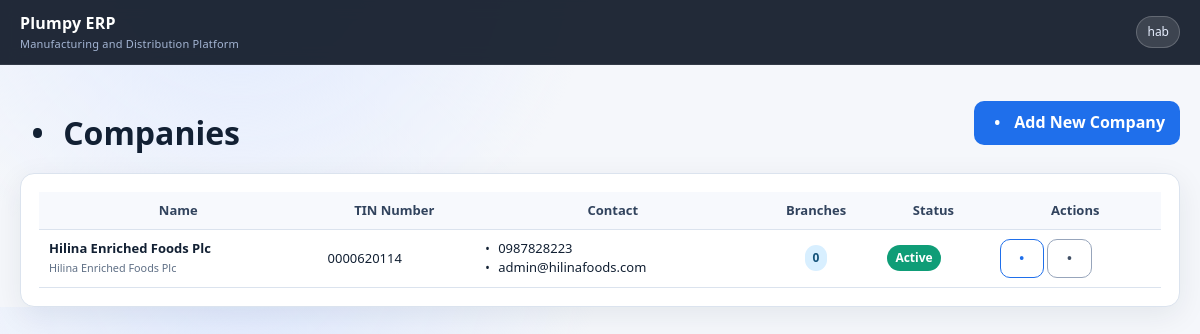
The page /company/list/ (signed in) on the database as committed earlier.
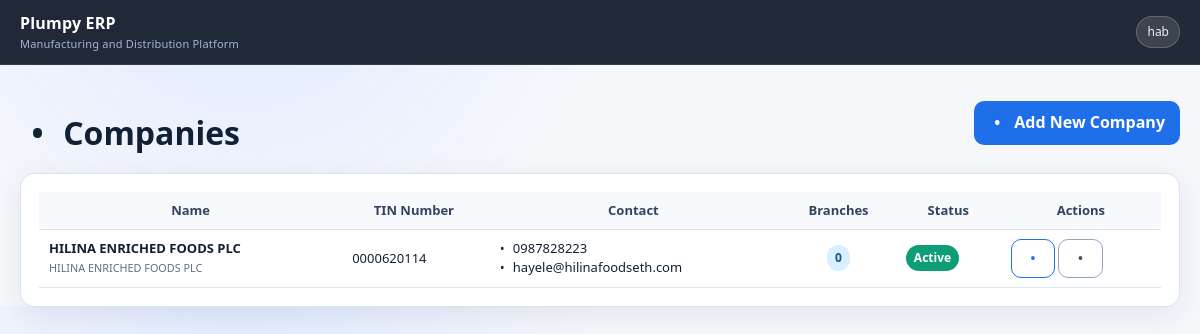
The same page on the database as committed later.
### apps/company/models.py (models this page shows, shortened)
class Company(models.Model):
    name = models.CharField(max_length=200)
    legal_name = models.CharField(max_length=200, blank=True)
    tin_number = models.CharField(
        max_length=50,
        unique=True,
        verbose_name="TIN Number",
        help_text="Tax Identification Number"
    )
    registration_number = models.CharField(
        max_length=50,
        blank=True,
        verbose_name="Registration Number",
        help_text="Business registration number"
    )
    address = models.TextField()
    city = models.CharField(max_length=100, blank=True, default="Addis Ababa")
    country = models.CharField(max_length=100, blank=True, default="Ethiopia")
    phone = models.CharField(max_length=20)
    email = models.EmailField()
    website = models.URLField(blank=True, verbose_name="Website")
    logo = models.ImageField(upload_to='company/logo/', blank=True, null=True)
    fiscal_year_start = models.DateField(
        null=True,
        blank=True,
        help_text="Start date of fiscal year (e.g., July 1)"
    )
    fiscal_year_end = models.DateField(
        null=True,
        blank=True,
        help_text="End date of fiscal year (e.g., June 30)"
    )
    base_currency = models.CharField(
        max_length=3,
        default="ETB",
        help_text="Base currency code (ETB, USD, etc.)"
    )
    is_active = models.BooleanField(default=True)
    created_at = models.DateTimeField(auto_now_add=True)
    updated_at = models.DateTimeField(auto_now=True)
    created_by = models.ForeignKey(
        User,
        on_delete=models.SET_NULL,
        null=True,
        blank=True,
        related_name='created_companies'
    )
    class Meta:
        verbose_name = "Company"
        verbose_name_plural = "Companies"
        ordering = ['name']
        indexes = [
            models.Index(fields=['tin_number']),
            models.Index(fields=['is_active']),
        ]

### apps/company/views.py (the view)
# urls.py: path('list/', views.company_list, name='list'),  # URL name is 'list', not 'company_list'
@login_required
def company_list(request):
    companies = Company.objects.filter(is_active=True).annotate(
        branch_count=Count('branches')
    ).order_by('name')
    return render(request, 'company/company_list.html', {'companies': companies})

### apps/company/context_processors.py (called while the page is built)
def company_context(request):
    context = {}
    company_id = request.session.get('current_company_id')
    if company_id:
        try:
            company = Company.objects.get(id=company_id, is_active=True)
            context['current_company'] = company
            request.company = company  # Set on request for backward compatibility
        except Company.DoesNotExist:
            context['current_company'] = None
            if 'current_company_id' in request.session:
                del request.session['current_company_id']
            if 'current_company_name' in request.session:
                del request.session['current_company_name']
    else:
        context['current_company'] = None
    context['available_companies'] = Company.objects.filter(is_active=True)
    return context

### apps/company/templates/company/company_list.html (shortened to what this page needs)
{% extends 'base.html' %}
{% load humanize %}
{% block content %}
<div class="d-flex justify-content-between align-items-center mb-4">
    <h1 class="h3 mb-0">
        <i class="bi bi-building me-2"></i>Companies
    </h1>
    <div>
        <a href="{% url 'company:create' %}" class="btn btn-primary">
            <i class="bi bi-plus-circle me-1"></i> Add New Company
        </a>
    </div>
</div>
<div class="card shadow-sm">
    <div class="card-body p-0">
        <div class="table-responsive">
            <table class="table table-hover align-middle mb-0">
                <thead class="table-light">
                    <tr>
                        <th>Name</th>
                        <th>TIN Number</th>
                        <th>Contact</th>
                        <th>Branches</th>
                        <th>Status</th>
                        <th>Actions</th>
                    </tr>
                </thead>
                <tbody>
                    {% for company in companies %}
                    <tr>
                        <td>
                            <strong>{{ company.name }}</strong>
                            {% if company.legal_name %}
                            <br><small class="text-muted">{{ company.legal_name }}</small>
                            {% endif %}
                        </td>
                        <td>{{ company.tin_number|default:"—" }}</td>
                        <td>
                            <i class="bi bi-telephone me-1 small"></i>{{ company.phone|default:"—" }}<br>
                            <i class="bi bi-envelope me-1 small"></i>{{ company.email|default:"—" }}
                        </td>
                        <td class="text-center">
                            <span class="badge bg-info">{{ company.branches.all|length }}</span>
                        </td>
                        <td>
                            {% if company.is_active %}
                            <span class="badge bg-success">Active</span>
                            {% else %}
                            <span class="badge bg-secondary">Inactive</span>
                            {% endif %}
                        </td>
                        <td>
                            <div class="btn-group btn-group-sm">
                                <a href="{% url 'company:detail' company.id %}" class="btn btn-outline-primary" title="View Details">
                                    <i class="bi bi-eye"></i>
                                </a>
                                <a href="{% url 'admin:company_company_change' company.id %}" class="btn btn-outline-secondary" title="Edit in Admin">
                                    <i class="bi bi-pencil"></i>
                                </a>
                            </div>
                        </td>
                    </tr>
                    {% endfor %}
                </tbody>
            </table>
        </div>
    </div>
</div>
{% endblock %}

Rows that differ between the two databases and show on the page:
changed Company: name "Hilina Enriched Foods Plc" → "HILINA ENRICHED FOODS PLC"; legal_name "Hilina Enriched Foods Plc" → "HILINA ENRICHED FOODS PLC"; email "admin@hilinafoods.com" → "hayele@hilinafoodseth.com"
